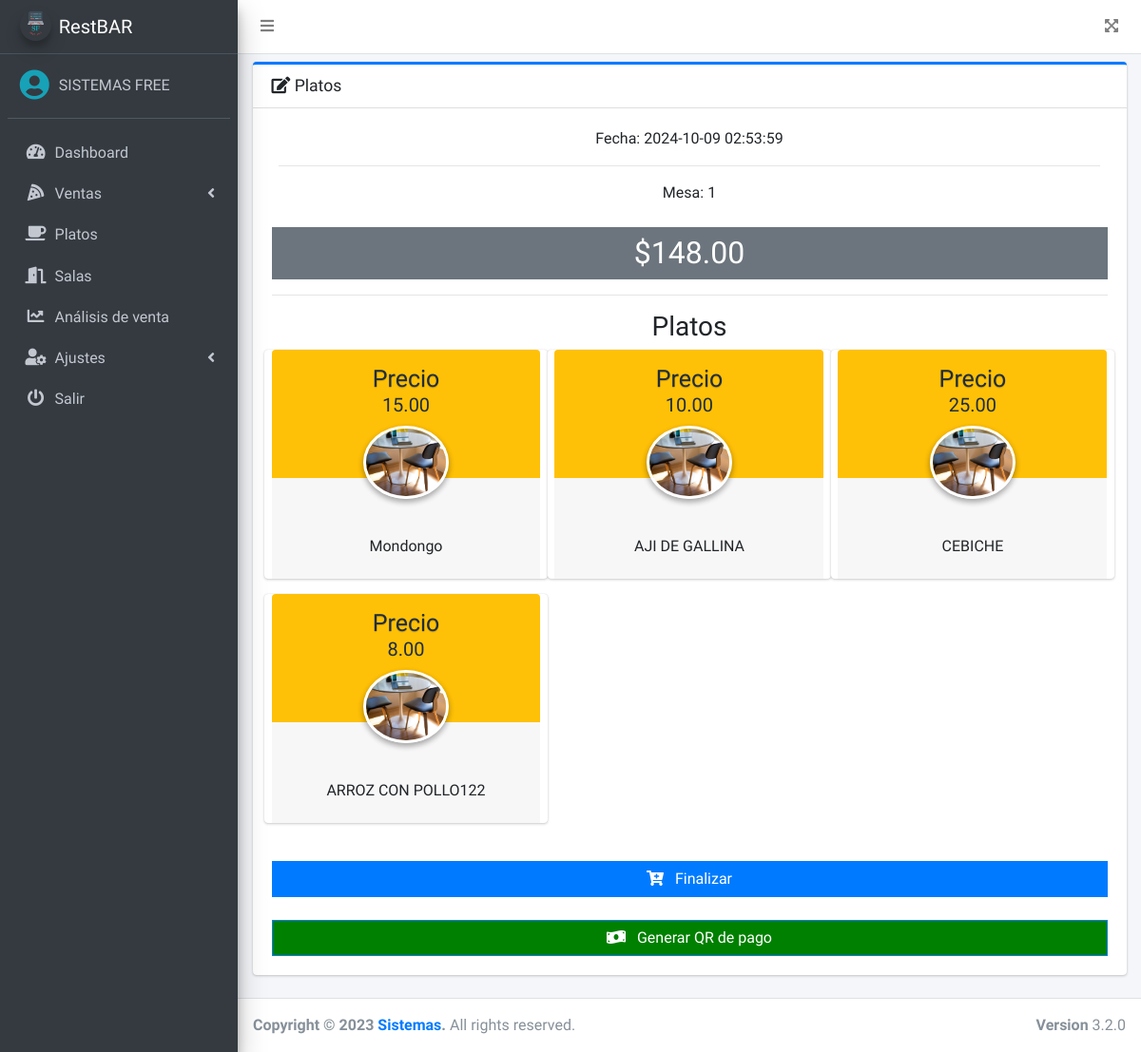
/src/finalizar.php?id_sala=3&mesa=1 (signed in), run on the app's committed database.
### tables this page shows
CREATE TABLE `pedidos` (
  `id` int(11) NOT NULL,
  `id_sala` int(11) NOT NULL,
  `num_mesa` int(11) NOT NULL,
  `fecha` timestamp NOT NULL DEFAULT current_timestamp() ON UPDATE current_timestamp(),
  `total` decimal(10,2) NOT NULL,
  `observacion` text DEFAULT NULL,
  `estado` enum('PENDIENTE','FINALIZADO') NOT NULL DEFAULT 'PENDIENTE',
  `id_usuario` int(11) NOT NULL
);

CREATE TABLE `detalle_pedidos` (
  `id` int(11) NOT NULL,
  `nombre` varchar(200) NOT NULL,
  `precio` decimal(10,2) NOT NULL,
  `cantidad` int(11) NOT NULL,
  `id_pedido` int(11) NOT NULL
);

### src/finalizar.php (the view, shortened to what this page needs)
<?php
if ($_SESSION['rol'] == 1 || $_SESSION['rol'] == 3) {
$id_sala = $_GET['id_sala'];
$mesa = $_GET['mesa'];
include_once "includes/header.php";
?>
<div class="card card-primary card-outline">
    <div class="card-header">
        <h3 class="card-title">
            <i class="fas fa-edit"></i>
            Platos
        </h3>
    </div>
    <div class="card-body">
        <div class="row">
            <?php
            include "../conexion.php";
            $query = mysqli_query($conexion, "SELECT * FROM pedidos WHERE id_sala = $id_sala AND num_mesa = $mesa AND estado = 'PENDIENTE'");
            $result = mysqli_fetch_assoc($query);
            if (!empty($result)) { ?>
                <div class="col-md-12 text-center">
                    <div class="col-12">
                        Fecha: <?php echo $result['fecha']; ?>
                        <hr>
                        Mesa: <?php echo $_GET['mesa']; ?>
                    </div>
                    <div class="bg-gray py-2 px-3 mt-4">
                        <h2 class="mb-0">
                            $<?php echo $result['total']; ?>
                        </h2>
                    </div>
                    <hr>
                    <h3>Platos</h3>
                    <div class="row">
                    <?php $id_pedido = $result['id'];
                    $query1 = mysqli_query($conexion, "SELECT * FROM detalle_pedidos WHERE id_pedido = $id_pedido");
                    while ($data1 = mysqli_fetch_assoc($query1)) { ?>
                        <div class="col-md-4 card card-widget widget-user">
                            <div class="widget-user-header bg-warning">
                                <h3 class="widget-user-username">Precio</h3>
                                <h5 class="widget-user-desc"><?php echo $data1['precio']; ?></h5>
                            </div>
                            <div class="widget-user-image">
                                <img class="img-circle elevation-2" src="../assets/img/mesa.jpg" alt="User Avatar">
                            </div>
                            <div class="card-footer">
                                <div class="description-block">
                                    <span><?php echo $data1['nombre']; ?></span>
                                </div>
                            </div>
                        </div>
                    <?php } ?>
                    </div>
                    <div class="mt-4">
                        <a class="btn btn-primary btn-block btn-flat finalizarPedido" href="#">
                            <i class="fas fa-cart-plus mr-2"></i>
                            Finalizar
                        </a>
                    </div>
                    <div class="mt-4">
                        <a class="btn btn-primary btn-block btn-flat" href="#" onclick= "generate_qr_payment('$' + totalAmount)" " style="background-color:green">
                        <i class="fas fa-money-bill-wave mr-2"></i>
                            Generar QR de pago
                        </a>
                    </div>
                </div>
            <?php } ?>
        </div>
    </div>
</div>
<?php include_once "includes/footer.php";
} else {
    header('Location: permisos.php');
} ?>

### data on the page
pedidos: fecha "2024-10-09 02:53:59", total "148.00"
detalle_pedidos: precio "15.00", nombre "Mondongo"
detalle_pedidos: precio "10.00", nombre "AJI DE GALLINA"
detalle_pedidos: precio "25.00", nombre "CEBICHE"
detalle_pedidos: precio "8.00", nombre "ARROZ CON POLLO122"

### other printed values
$_SESSION['nombre'] "SISTEMAS FREE"
$_GET['mesa'] "1"
